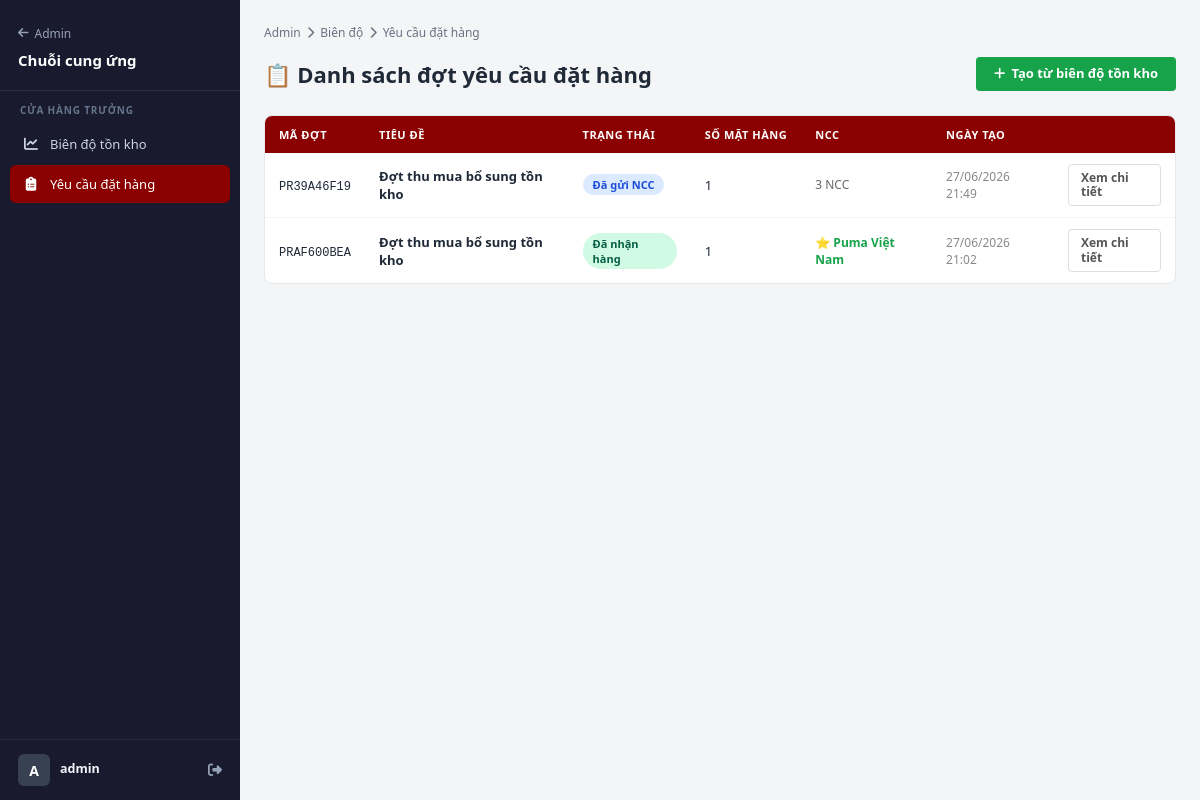
The page /supply/requests/ (signed in) on the database as committed earlier.
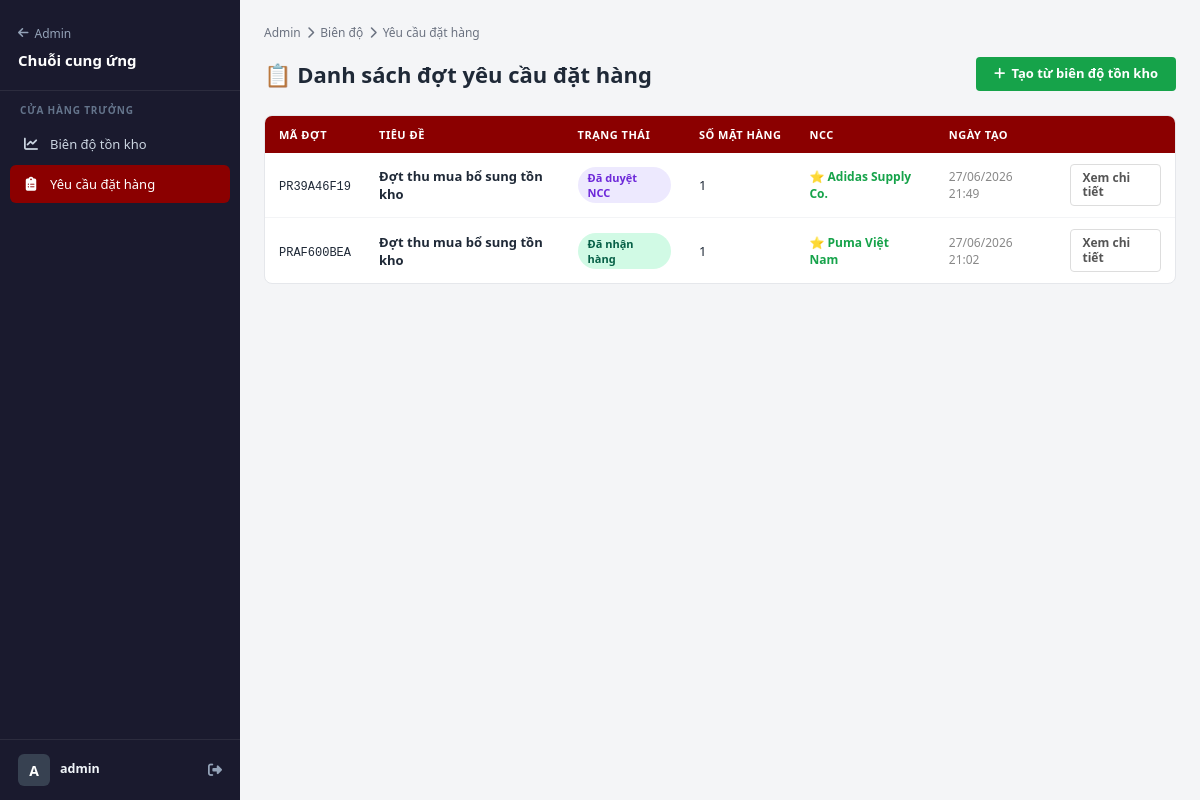
The same page on the database as committed later.
### apps/products/supply_models.py (models this page shows, shortened)
class PurchaseRequest(models.Model):
    class Status(models.TextChoices):
        DRAFT     = 'draft',     'Bản nháp'
        SENT      = 'sent',      'Đã gửi NCC'
        QUOTED    = 'quoted',    'NCC đã báo giá'
        APPROVED  = 'approved',  'Đã duyệt NCC'
        RECEIVED  = 'received',  'Đã nhận hàng'
        CANCELLED = 'cancelled', 'Đã hủy'
    code       = models.CharField(max_length=20, unique=True, blank=True)
    title      = models.CharField(max_length=200, default='Đợt thu mua bổ sung tồn kho')
    status     = models.CharField(max_length=20, choices=Status.choices, default=Status.DRAFT)
    note       = models.TextField(blank=True)
    created_by = models.ForeignKey(
        settings.AUTH_USER_MODEL, on_delete=models.SET_NULL,
        null=True, blank=True, related_name='purchase_requests',
    )
    suppliers  = models.ManyToManyField(
        Supplier, blank=True, verbose_name='Gửi đến NCC',
    )
    approved_supplier = models.ForeignKey(
        Supplier, on_delete=models.SET_NULL, null=True, blank=True,
        related_name='approved_requests', verbose_name='NCC được chọn',
    )
    approved_by  = models.ForeignKey(
        settings.AUTH_USER_MODEL, on_delete=models.SET_NULL,
        null=True, blank=True, related_name='approved_requests',
    )
    approved_at  = models.DateTimeField(null=True, blank=True)
    deadline     = models.DateField(null=True, blank=True, verbose_name='Hạn báo giá')
    created_at   = models.DateTimeField(auto_now_add=True)
    updated_at   = models.DateTimeField(auto_now=True)
    class Meta:
        verbose_name = 'Đợt yêu cầu đặt hàng'
        verbose_name_plural = 'Đợt yêu cầu đặt hàng'
        ordering = ['-created_at']
        permissions = [
            ('can_approve_purchase', 'Có thể duyệt đặt hàng'),
            ('can_receive_goods',    'Có thể nhận hàng'),
        ]

class Supplier(models.Model):
    name         = models.CharField(max_length=200, verbose_name='Tên NCC')
    contact_name = models.CharField(max_length=100, blank=True, verbose_name='Người liên hệ')
    phone        = models.CharField(max_length=20, blank=True)
    email        = models.EmailField(blank=True)
    address      = models.TextField(blank=True)
    note         = models.TextField(blank=True)
    is_active    = models.BooleanField(default=True)
    user         = models.OneToOneField(
        settings.AUTH_USER_MODEL, on_delete=models.SET_NULL,
        null=True, blank=True, related_name='supplier_profile',
        verbose_name='Tài khoản đăng nhập NCC',
    )
    created_at   = models.DateTimeField(auto_now_add=True)
    class Meta:
        verbose_name = 'Nhà cung cấp'
        verbose_name_plural = 'Nhà cung cấp'
        ordering = ['name']

### apps/products/supply_views.py (the view)
# urls.py: path('requests/', v.request_list, name='request_list'),
@login_required
def request_list(request):
    if not is_store_manager(request.user):
        return redirect('admin:index')
    qs = PurchaseRequest.objects.prefetch_related('items', 'suppliers').order_by('-created_at')
    page_obj, paginator = paginate_queryset(request, qs, per_page=15)
    context = {'requests': page_obj.object_list}
    context.update(_pagination_context(request, page_obj, paginator))
    return render(request, 'supply/request_list.html', context)

### apps/cart/context_processors.py (called while the page is built)
def cart_count(request):
    if request.user.is_authenticated:
        total_items = get_user_cart_item_count(request.user)
    else:
        cart = get_session_cart(request.session)
        total_items = sum(int(item.get('quantity', 0)) for item in cart.values())
    return {'cart_count': total_items}

### apps/cart/services.py (called while the page is built)
def get_user_cart_item_count(user):
    cart = Cart.objects.filter(user=user).first()
    if not cart:
        return 0
    return sum(item.quantity for item in cart.items.all())

### apps/products/context_processors.py (called while the page is built)
def navigation_data(request):
    return {
        'categories': Category.objects.filter(is_active=True).order_by('name'),
        'brands': Brand.objects.filter(is_active=True).order_by('name'),
    }

def supply_nav(request):
    user = request.user
    supplier = None
    if user.is_authenticated:
        from .supply_models import Supplier
        supplier = Supplier.objects.filter(user=user, is_active=True).first()
    return {
        'supply_is_manager': is_store_manager(user),
        'supply_is_supplier': is_supplier_user(user),
        'supply_paths': SUPPLY_PATHS,
        'supply_supplier': supplier,
    }

### apps/products/templatetags/supply_admin.py (called while the page is built)
@register.simple_tag
def supply_url(name, arg=None):
    return supply_path(name, pk=arg)

### templates/supply/request_list.html (shortened to what this page needs)
{% extends 'supply/base_supply.html' %}
{% load supply_admin %}
{% block supply_content %}
<nav class="supply-breadcrumb">
    <a href="{{ supply_paths.admin_index }}">Admin</a>
    <i class="fas fa-chevron-right"></i>
    <a href="{% supply_url 'analytics' %}">Biên độ</a>
    <i class="fas fa-chevron-right"></i>
    <span>Yêu cầu đặt hàng</span>
</nav>
<div class="supply-header">
    <h1 class="supply-title">📋 Danh sách đợt yêu cầu đặt hàng</h1>
    <a href="{% supply_url 'analytics' %}" class="btn-green">
        <i class="fas fa-plus"></i> Tạo từ biên độ tồn kho
    </a>
</div>
<div class="s-card">
    <div style="overflow-x:auto;">
    <table class="s-table">
        <thead>
            <tr>
                <th>Mã đợt</th>
                <th>Tiêu đề</th>
                <th>Trạng thái</th>
                <th>Số mặt hàng</th>
                <th>NCC</th>
                <th>Ngày tạo</th>
                <th></th>
            </tr>
        </thead>
        <tbody>
            {% for pr in requests %}
            <tr>
                <td><code style="font-size:12px;">{{ pr.code }}</code></td>
                <td style="font-weight:600;">{{ pr.title }}</td>
                <td><span class="badge badge-{{ pr.status }}">{{ pr.get_status_display }}</span></td>
                <td>{{ pr.items.count }}</td>
                <td style="font-size:12px;color:#666;">
                    {% if pr.approved_supplier %}
                    <span style="color:#16a34a;font-weight:600;">⭐ {{ pr.approved_supplier.name }}</span>
                    {% elif pr.suppliers.exists %}
                    {{ pr.suppliers.count }} NCC
                    {% else %}
                    <span style="color:#999;">Chưa gửi</span>
                    {% endif %}
                </td>
                <td style="font-size:12px;color:#888;">{{ pr.created_at|date:"d/m/Y H:i" }}</td>
                <td>
                    <a href="{% supply_url 'request_detail' pr.pk %}" class="btn-secondary" style="font-size:12px;padding:6px 12px;">
                        Xem chi tiết
                    </a>
                </td>
            </tr>
            {% endfor %}
        </tbody>
    </table>
    </div>
</div>
{% endblock %}

Rows that differ between the two databases and show on the page:
changed PurchaseRequest "PR39A46F19": status "Đã gửi NCC" → "Đã duyệt NCC"; approved_supplier.name (not shown) → "Adidas Supply Co."; suppliers.count "3" → (not shown); approved_supplier_id "NCC" → "⭐"
